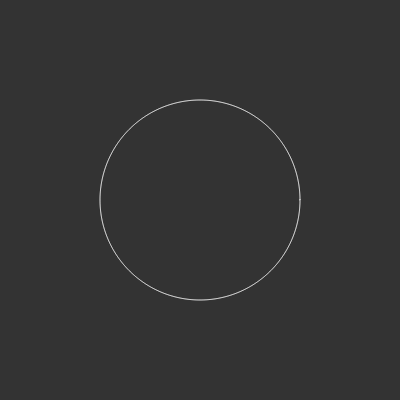
Frame 1 (no input)
Frame 60 (no input): identical to frame 1, image omitted
Frame 120 (the mouse pressed at the canvas centre since frame 60): identical to frame 1, image omitted

The p5.js sketch that drew this single still picture (run headless with seeded random() and noise() and a simulated clock; from frame 60 on, the mouse is pressed at the canvas centre):

// p5.js sketch
// ── sketch.js
var n1 = 1;
var n2 = 1;
var n3 = 1;
var m = 5;
var a = 1;
var b = 1;
var slider1;
var slider2;

var osc = 0;

function setup() {
    createCanvas(400, 400);
    slider1 = createSlider(0, 15, 2, 1);
    slider2 = createSlider(0, 10, 2, 0.01);
}

function supershape(theta) {
    var part1 = (1 / a) * cos(theta * m / 4);
    part1 = abs(part1);
    part1 = pow(part1, n2);

    var part2 = (1 / b) * sin(theta * m / 4);
    part2 = abs(part2);
    part2 = pow(part2, n3);

    var part3 = pow(part1 + part2, 1 / n1);

    if(part3 === 0) {
        return 0;
    }

    return (1 / part3);
}

function draw() {
    m = slider1.value(); // map(sin(osc), -1, 1, 0, 10);
    n1 = slider2.value();
    n2 = slider2.value();
    n3 = slider2.value();

    osc += 0.02;

    background(51);
    translate(width / 2, height / 2);

    stroke(255);
    noFill();

    var radius = 100;

    var total = 1000;
    var increment = TWO_PI / total;

    beginShape();
    for(var angle = 0; angle < TWO_PI; angle += increment) {
        var r = supershape(angle);
        var x = radius * r * cos(angle);
        var y = radius * r * sin(angle);
        vertex(x, y);
    }
    endShape(CLOSE);
}
